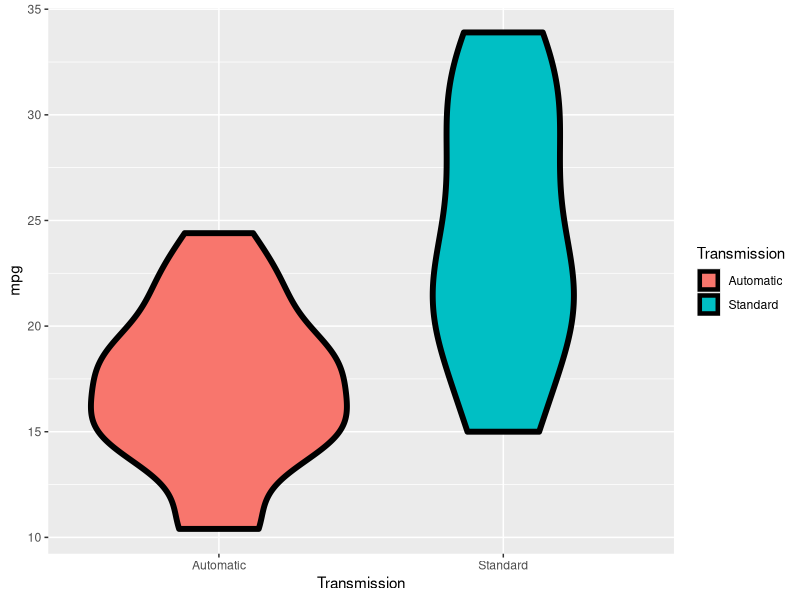
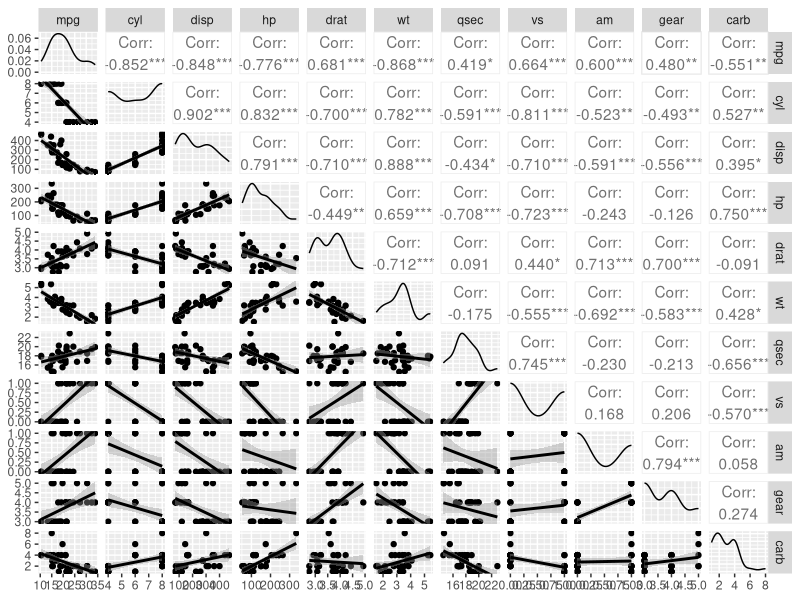
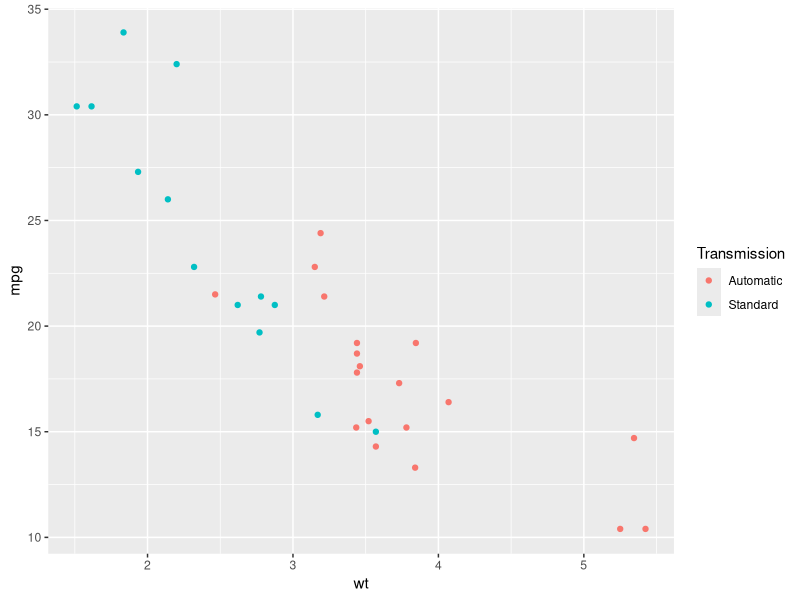
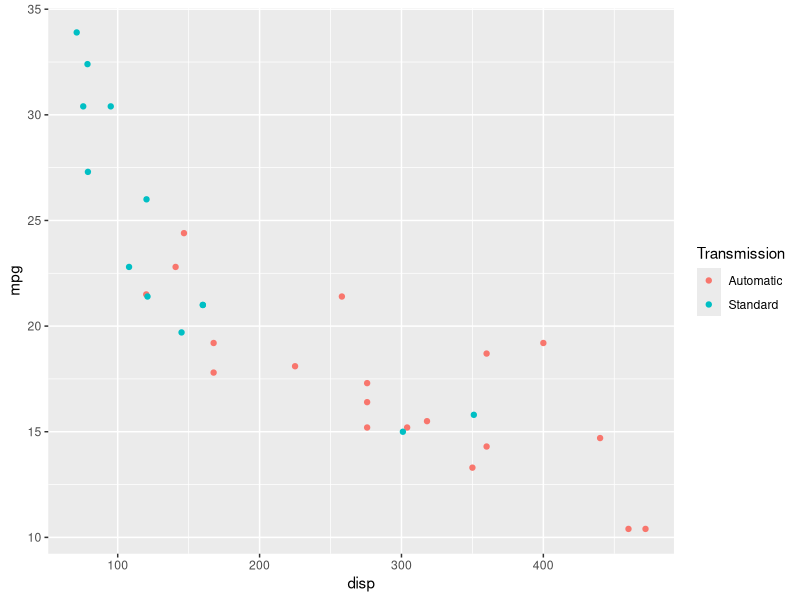
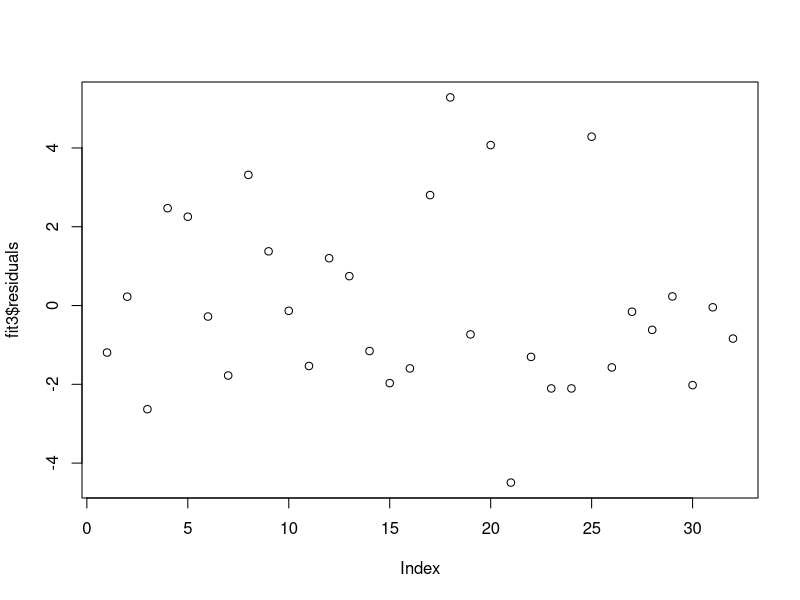
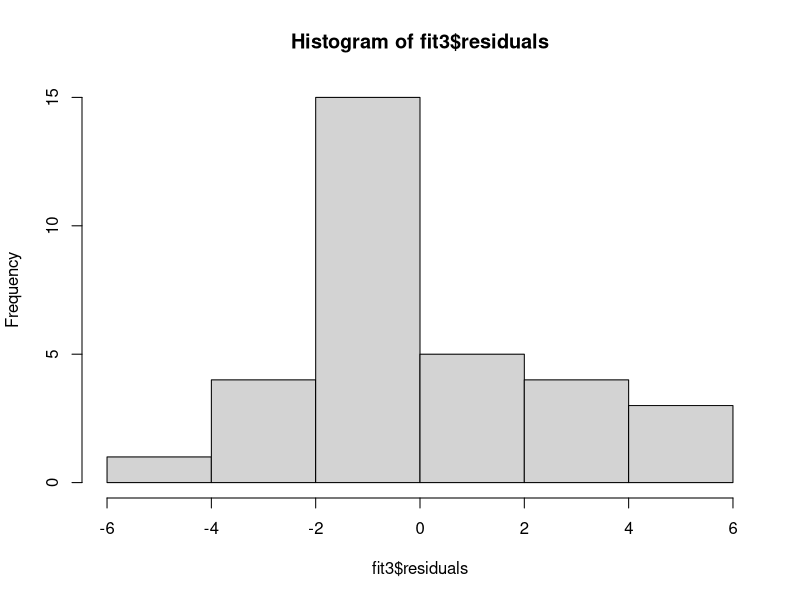

Write R code to recreate these figures, in order.
## ---- chunk 1
knitr::opts_chunk$set(echo = TRUE)
## ---- chunk 2
library(ggplot2); library(GGally); library(dplyr)
data("mtcars")
# set the am variable (which has 0 for automatic and 1 for manual) to better factor names
mut <- mutate(mtcars, Transmission = as.factor(ifelse(am, "Standard", "Automatic")))
gp <- ggplot(data = mut, aes(y = mpg, x = Transmission, fill = Transmission))
gviol <- gp + geom_violin(color = "black", size = 2)
gviol
group_by(mut, Transmission) %>% summarise(MPG = mean(mpg))
## ---- chunk 3
pp <- ggpairs(mtcars, lower = list(continuous = "smooth"))
pp
## ---- chunk 4
gwt <- ggplot(data = mut, aes(y=mpg, x = wt, color = Transmission)) + geom_point()
gdisp <- ggplot(data = mut, aes(y=mpg, x = disp, color = Transmission)) + geom_point()
gwt
gdisp
## ---- chunk 5
fit0 <- lm(mpg ~ Transmission, data=mut)
fit1 <- lm(mpg ~ Transmission + wt, data=mut)
fit2 <- lm(mpg ~ Transmission + wt + disp, data=mut)
fit3 <- lm(mpg ~ Transmission + wt * disp, data=mut)
fit4 <- lm(mpg ~ Transmission + disp, data=mut)
anova(fit0,fit1,fit2)
anova(fit0,fit4,fit2)
anova(fit0,fit2,fit3)
## ---- chunk 6
plot(fit3$residuals)
hist(fit3$residuals)
shapiro.test(fit3$residuals)
